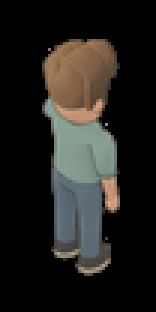
#> input picture assets/models/sims/sim-01/export/eat-NE-2.png, 52 x 104 px (shown 3 times larger)
$ python -i export.py   (imports and definitions only)
#> lines starting #> are read from the running program, lines starting #| are printed output that depends on the picture
"""Export hash-bound additive multi-owner sofa scenes after completed writers."""
import hashlib
import itertools
import json
from pathlib import Path
import sys

from PIL import Image, ImageChops

HERE = Path(__file__).resolve().parent
ROOT = next(path for path in Path(__file__).resolve().parents if (path / 'assets/models/sims/sim-01').is_dir())
sys.path[:0] = [str(ROOT / 'assets/models/seating'), str(ROOT / 'assets/models/bedroom'),
               str(ROOT / 'assets/sprites/gen')]
from seat_export_contract import reference_beauty, premultiplied_display
from double_bed_linear import encode, reconstruct
from double_bed_layers import comparison
from reading_joint_alpha import joint_alpha


def digest(path):
    return hashlib.sha256(Path(path).read_bytes()).hexdigest()


def run(source, output):
    if output.exists():
        raise ValueError('Preserve prior sofa export')
    exporter_paths = [Path(__file__).resolve(), ROOT / 'assets/models/seating/seat_export_contract.py',
                      ROOT / 'assets/models/bedroom/double_bed_linear.py', ROOT / 'assets/models/bedroom/double_bed_layers.py',
                      ROOT / 'assets/sprites/gen/reading_joint_alpha.py']
    exporter_inputs = {str(path): digest(path) for path in exporter_paths}
    jobs = []
    for path in sorted(source.glob('*/raw/proof.json')):
        proof = json.loads(path.read_text())
        process = json.loads((path.parent.parent / 'render-process-exit.json').read_text(encoding='utf-8-sig'))
        if (proof['state'] != 'complete' or process['exit_code'] != 0 or not process['actual_handle_retained']
                or not process['inputs_unchanged'] or process['stop_reason'] is not None):
            raise ValueError('Sofa writer did not finish with retained provenance')
        if any(digest(name) != sha for name, sha in proof['inputs'].items()):
            raise ValueError('Sofa frozen source changed')
        jobs.append((path, proof))
    if not jobs:
        raise ValueError('No completed sofa source jobs')
    output.mkdir(); textures = output / 'textures'; textures.mkdir()
    proofs = [dict(path=str(path), sha256=digest(path), sceneKey=proof['sceneKey'], facing=proof['facing'])
              for path, proof in jobs]
    physical = output / 'physical-proof.json'
    physical.write_text(json.dumps(dict(state='rendered_actual_source_poses', sourceProofs=proofs,
        scope='Actual retained reader pose and existing neutral sofa sitting; no new pose fitting',
        phaseAliases=[0, 0, 0, 0]), indent=2) + '\n')
    complete = {(proof['sceneKey'], proof['facing']) for path, proof in jobs} == set(itertools.product(range(27), ('SE', 'NW', 'SW', 'NE')))
    manifest = dict(version=2, state='complete' if complete else 'completed_pilot', importable=complete,
        content='long_sofa', stage='seatedRead', encoding='scene-linear-premultiplied-visible-additive', pixelDensity=2,
        stableSeatIds=['seat_1', 'seat_2', 'seat_3'], layerOrder=['furniture', 'body0', 'body1', 'body2', 'sharedInk'],
        sofaAnchor=jobs[0][1]['anchor'], canvasPadding=[0, 0, 0, 0],
        phases=dict(count=4, cycleTicks=16, phaseTicks=[0, 4, 8, 12], sourceAliases=[0, 0, 0, 0], reducedMotionFrame=0),
        physicalReceipt=dict(path=physical.name, sha256=digest(physical)), records=[], comparisons=[],
        exporterInputs=exporter_inputs,
        scope='All occupancy states use actual static poses; four phase aliases disclose the static animation')
    saved = {}; joint_records = []; source_references = []
    def put(image):
        box = image.getchannel('A').getbbox()
        crop = (max(0, box[0] - 1), max(0, box[1] - 1), min(image.width, box[2] + 1), min(image.height, box[3] + 1)) if box else (0, 0, 1, 1)
        cropped = image.crop(crop) if box else Image.new('RGBA', (1, 1))
        key = cropped.size, hashlib.sha256(cropped.tobytes()).hexdigest(), crop
        if key not in saved:
            target = textures / (f'{cropped.width}x{cropped.height}-{crop[0]}-{crop[1]}-' + key[1] + '.png')
            cropped.save(target)
            saved[key] = dict(path=target.relative_to(output).as_posix(), sha256=digest(target), pixelsSha256=key[1],
                              width=cropped.width, height=cropped.height)
        return dict(**saved[key], trim=[crop[0] / 2, crop[1] / 2, cropped.width / 2, cropped.height / 2], rawCrop=list(crop))
    for path, proof in jobs:
        raw = path.parent; rows = {(row['palette'], row['owner']): row for row in proof['renders']}
        occupied = [place for place, action in enumerate(proof['actions']) if action]
        def read(palette, owner):
            row = rows[palette, owner]; file = raw / row['path']
            if digest(file) != row['sha256']:
                raise ValueError('Sofa raw render changed')
            with Image.open(file) as image:
                if image.mode != 'RGBA' or image.size != tuple(value * 8 for value in proof['canvas']):
                    raise ValueError('Sofa raw registration differs')
                return image.copy()
        size = tuple(value * 2 for value in proof['canvas'])
        blank = Image.new('RGBA', size); blank_ref = put(blank)
        ink = read('green', 'sharedInk'); furniture = read('green', 'furniture')
        fixed = encode(furniture, size, ink); lines = encode(ink, size)
        body_inks = {place: read('green', 'bodyInk' + str(place)) for place in occupied}
        if any(ImageChops.subtract(body.getchannel('A'), ink.getchannel('A')).getbbox()
               for body in body_inks.values()):
            raise ValueError('Sofa body-owned ink exceeds shared scene ink')
        bodies = {}; baseline = {}
        for palette in ('green', 'blue', 'red'):
            for place in occupied:
                image = read(palette, 'body' + str(place))
                alpha = image.getchannel('A').tobytes()
                if place in baseline and baseline[place] != alpha:
                    raise ValueError('Sofa palette changes occupied visible geometry')
                baseline[place] = alpha; bodies[place, palette] = encode(image, size, ink)
            beauty = read(palette, 'beauty')
            edges = beauty.getchannel('A')
            width, height = beauty.size
            if any(edges.crop(box).getbbox() for box in ((0, 0, width, 1), (0, height - 1, width, height),
                                                        (0, 0, 1, height), (width - 1, 0, width, height))):
                raise ValueError('Sofa canonical canvas clips visible geometry')
            actual = reconstruct([fixed] + [bodies[place, palette] for place in occupied] + [lines])
            metrics = comparison(premultiplied_display(reference_beauty(beauty, size)), premultiplied_display(actual),
                                 [fixed] + [bodies[place, palette] for place in occupied])
            if metrics['scene']['max_error'] > 6 or metrics['scene']['p95_error'] > 2:
                raise ValueError('Sofa layer reconstruction exceeds six/two: ' + str(metrics['scene']))
            beauty_copy = output / f'beauty-{proof["sceneKey"]:02d}-{proof["facing"]}-{palette}.png'
            beauty_copy.write_bytes((raw / rows[palette, 'beauty']['path']).read_bytes())
            beauty_ref = dict(path=beauty_copy.name, sha256=digest(beauty_copy),
                pixelsSha256=hashlib.sha256(beauty.tobytes()).hexdigest(), width=beauty.width, height=beauty.height)
            uniform_layers = [put(fixed)] + [put(bodies[place, palette]) if place in occupied else blank_ref
                                            for place in range(3)] + [put(lines)]
            witness = dict(sceneKey=proof['sceneKey'], facing=proof['facing'], sourceFrame=proof['sceneKey'] * 4,
                palette=palette, kind='actualUniform', sourceBeauty=beauty_ref, sourceDensity=proof['source_density'],
                canvas=proof['canvas'], anchor=proof['anchor'], layers=uniform_layers)
            manifest['comparisons'].append(dict(**witness, **metrics))
            source_references.append(witness)
        # Preserve one actual geometry alpha for all declared static phase aliases.
        beauty_copy = output / f'beauty-{proof["sceneKey"]:02d}-{proof["facing"]}-green.png'
        joint_records.append(dict(facing=proof['facing'], sourceFrame=proof['sceneKey'] * 4,
            source=dict(path=beauty_copy.name, sha256=digest(beauty_copy)),
            coverage=joint_alpha(beauty_copy, size, digest(beauty_copy))))
        owners = [None] * 3
        full = fixed.getchannel('A')
        for place in occupied:
            body = bodies[place, 'green']
            full = ImageChops.add(full, body.getchannel('A'))
            alpha = ImageChops.add(body.getchannel('A'), body_inks[place].getchannel('A').resize(size, Image.Resampling.BOX))
            mask = Image.merge('RGBA', (Image.new('L', size), Image.new('L', size), Image.new('L', size), alpha))
            owners[place] = dict(stableSeatId='seat_' + str(place + 1), coverage=put(mask), marker=proof['markers'][place])
        full = ImageChops.add(full, lines.getchannel('A'))
        alpha_ref = put(Image.merge('RGBA', (Image.new('L', size), Image.new('L', size), Image.new('L', size), full)))
        for witness in manifest['comparisons'][-3:] + source_references[-3:]:
            witness['owners'] = owners
        for palette_indices in itertools.product(*(range(3) if action else (0,) for action in proof['actions'])):
            layers = [put(fixed)] + [put(bodies[place, ('green', 'blue', 'red')[palette_indices[place]]])
                                    if place in occupied else blank_ref for place in range(3)] + [put(lines)]
            for frame in range(4):
                manifest['records'].append(dict(facing=proof['facing'], sceneKey=proof['sceneKey'], actions=proof['actions'],
                    frame=frame, sourceScene=proof['sceneKey'], sourceFrame=proof['sceneKey'] * 4,
                    paletteIndices=list(palette_indices), layers=layers, owners=owners, alphaCoverage=alpha_ref,
                    canvas=proof['canvas'], anchor=proof['anchor'],
                    composition='actualUniform' if len({palette_indices[place] for place in occupied}) <= 1 else 'derivedIndependentPalette',
                    ownerSources=[dict(facing=proof['facing'], sourceFrame=proof['sceneKey'] * 4,
                        palette=('green', 'blue', 'red')[palette_indices[place]], place=place) if place in occupied else None
                        for place in range(3)]))
    if any(digest(path) != sha for path, sha in exporter_inputs.items()):
        raise ValueError('Sofa exporter code changed during source validation')
    manifest_path = output / 'manifest.json'; manifest_path.write_text(json.dumps(manifest, indent=2) + '\n')
    (output / 'joint-alpha.json').write_text(json.dumps(dict(manifestSHA256=digest(manifest_path), records=joint_records)) + '\n')
    (output / 'source-reference-index.json').write_text(json.dumps(dict(manifestSHA256=digest(manifest_path),
        records=source_references), indent=2) + '\n')
    (output / 'export-process-exit.json').write_text(json.dumps(dict(exit_code=0, manifest=dict(sha256=digest(manifest_path)))) + '\n')
    print(json.dumps(dict(output=str(output), sourceJobs=len(jobs), complete=complete, records=len(manifest['records']),
                         maxError=max(row['scene']['max_error'] for row in manifest['comparisons']))))


# [2 lines not run here, left out]

>>> import cv2
>>> picture = cv2.imread('../../../sims/sim-01/export/eat-NE-2.png', cv2.IMREAD_GRAYSCALE)
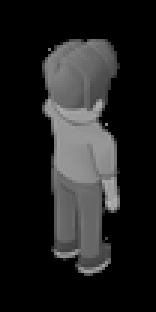
#> picture: shape (104, 52) (shown 3 times larger); min 0, max 181, mean 32.5
>>> result = run(picture, 'out.png')
#> (the run stopped early here; a loop or call above may not have finished)
